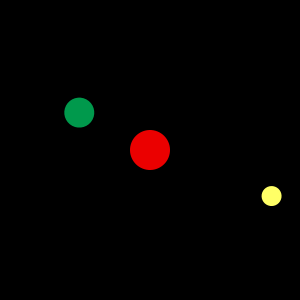
Frame 1 (no input)
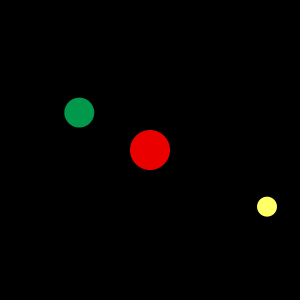
Frame 60 (the mouse pressed at the canvas centre just before this capture)
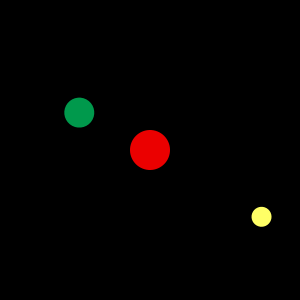
Frame 120 (the mouse held since frame 60 and released just before this capture)

The Processing sketch that drew these frames (run headless with seeded random() and noise(); from frame 60 on, the mouse is pressed at the canvas centre):

// Processing sketch: processing_119728
// ── processing_119728.pde

float swing_angle=6;
void setup() {
  size(300,300);
}
void draw() {
  background(0);
  float secondMap=map(second(),0,59,0,width);
  float secondAngle=secondMap+swing_angle;
  translate(width/2,height/2);
  rotate(radians(secondAngle));
  noStroke();
  fill(255, 255, 102);
  ellipse(0, 130, 20, 20);
  
  resetMatrix();
  float minuteMap=map(minute(),0,59,0,width);
  float minuteAngle=minuteMap+swing_angle;
  translate(width/2,height/2);
  rotate(radians(minuteAngle));
  noStroke();
  fill(0, 153, 76);
  ellipse(0, 80, 30, 30);
  printMatrix();
  
  resetMatrix();
  float hourMap=map(hour(),0,59,0,width);
  float hourAngle=hourMap+swing_angle;
  translate(width/2,height/2);
  rotate(radians(hourAngle));
  noStroke();
  fill(255-255/24*hour(), 0, 0);
  ellipse(0, 0, 40, 40);
  printMatrix();

}
